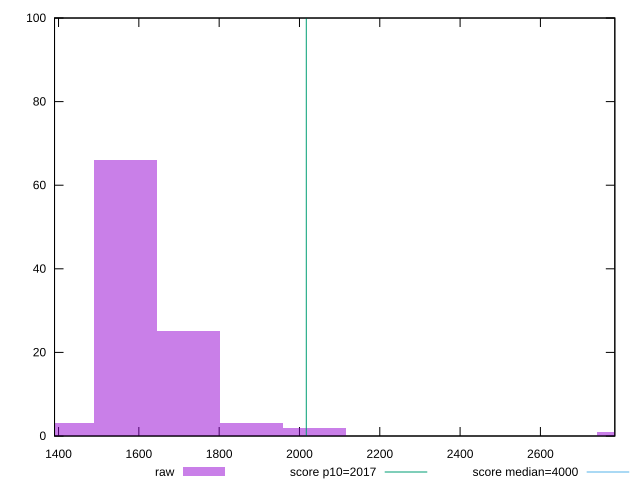

Write the gnuplot code that produced this figure.
reset

$raw <<EOF
1723.2306738602701 25
1566.5733398729728 66
1409.9160058856755 3
1879.8880078475672 3
2036.5453418348645 2
2819.832011771351 1
EOF

set key outside below
set boxwidth 156.65733398729728
set xrange [1390.0400000000006:2785.308]
set yrange [0:100]
set trange [0:100]
set style fill transparent solid 0.5 noborder

set parametric
set terminal svg size 640, 490 enhanced background rgb 'white'
set output "report_00009_2021-02-08T22-37-41.559Z/mainthread-work-breakdown/samples/pages+cached+noadtech+nomedia/raw/histogram.svg"

plot $raw title "raw" with boxes, \
     2017,t title "score p10=2017", \
     4000,t title "score median=4000"

reset
